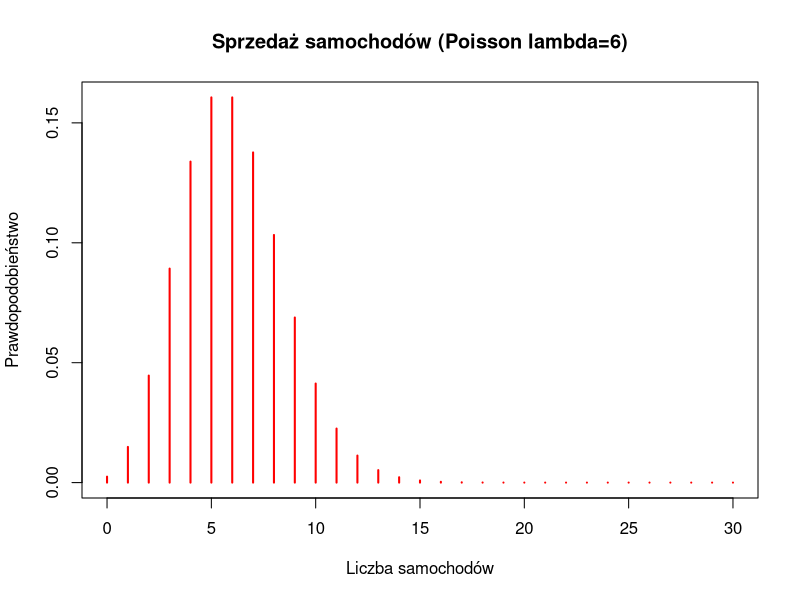

R code for this plot:
# Parametry
lambda <- 3 * 2 # dla 2 tygodni

# 1. P(X = 5)
prob_p1 <- dpois(5, lambda = lambda)
prob_p1

# 2. P(X >= 4) => 1 - P(X <= 3)
prob_p2 <- 1 - ppois(3, lambda = lambda)
prob_p2

# 3. P(3 <= X <= 5) => P(X <= 5) - P(X <= 2)
prob_p3 <- ppois(5, lambda = lambda) - ppois(2, lambda = lambda)
prob_p3

# 4. Wykres dla 0 <= x <= 30
x_pois <- 0:30
y_pois <- dpois(x_pois, lambda = lambda)
plot(x_pois, y_pois, type = "h", lwd = 2, col = "red",
     main = "Sprzedaż samochodów (Poisson lambda=6)",
     xlab = "Liczba samochodów", ylab = "Prawdopodobieństwo")
